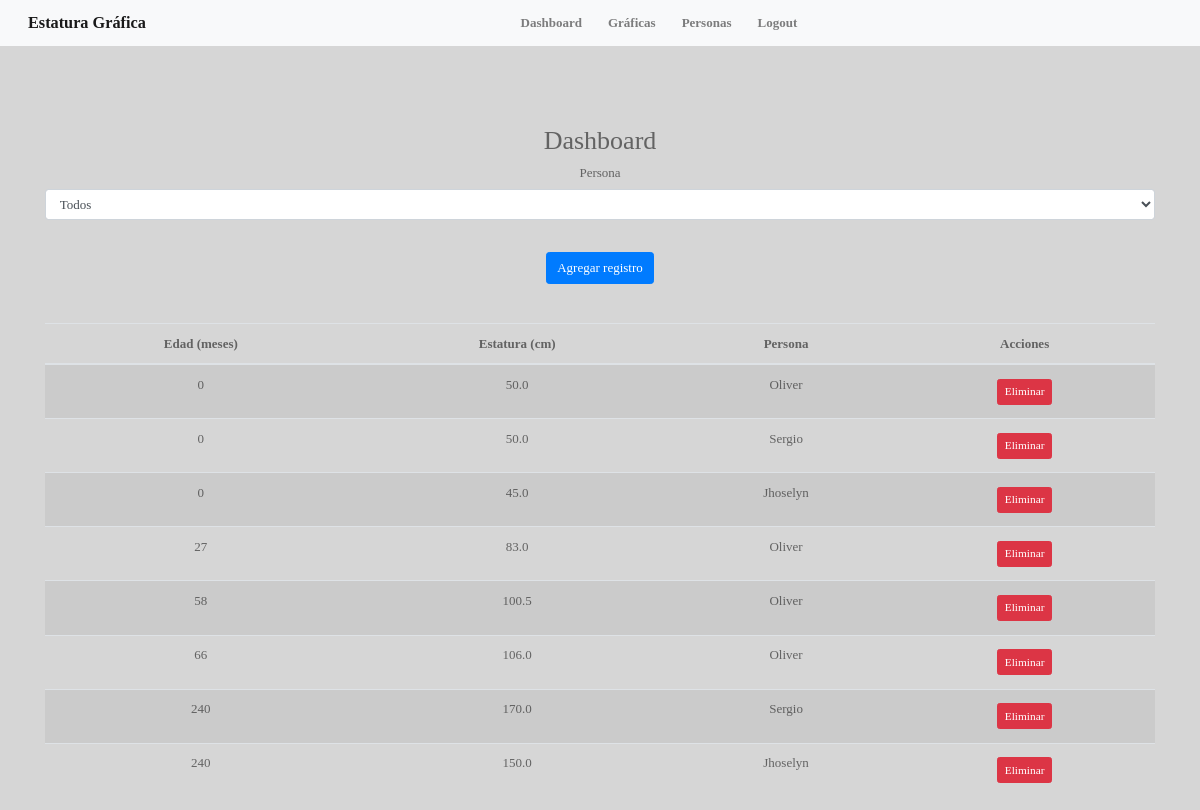
The page /dashboard (signed in) on the database its author committed.
### app.py (models this page shows)
class Record(db.Model):
    id = db.Column(db.Integer, primary_key=True)
    name = db.Column(db.String(30), nullable=False)
    height = db.Column(db.Float, nullable=False)
    month = db.Column(db.Integer, nullable=False)
    child_id = db.Column(db.Integer, db.ForeignKey('child.id'), nullable=False)

class Child(db.Model):
    id = db.Column(db.Integer, primary_key=True)
    name = db.Column(db.String(30), nullable=False)
    gender = db.Column(db.String(12), nullable=False)
    fecha_nacimiento = db.Column(db.Integer, nullable=False)
    estatura_padre = db.Column(db.Integer, nullable=False)
    estatura_madre = db.Column(db.Integer, nullable=False)
    ciudad = db.Column(db.String(30), nullable=False)
    residencia = db.Column(db.String(30), nullable=False)
    user_id = db.Column(db.Integer, db.ForeignKey('user.id'), nullable=False)
    records = db.relationship('Record', backref='child', lazy=True)

### app.py (the view)
@app.route('/dashboard')
def dashboard():
    if 'user_id' not in session:
        return redirect(url_for('login'))
    user_id = session['user_id']
    children = Child.query.filter_by(user_id=user_id).all()
    if not children:
        return render_template('dashboard.html')
    records = db.session.query(Record, Child.name).join(Child, Record.child_id == Child.id).filter(Child.user_id == user_id).order_by(Record.month.asc()).all()
    return render_template('dashboard.html', records=records, children=children)

### templates/dashboard.html (shortened to what this page needs)
{% extends "base.html" %}
{% block content %}
<div class="container mt-4">
    <h2>Dashboard</h2>
    </div>
    <form>
        <div class="form-group">
            <label for="child">Persona</label>
            <select id="child" name="child" class="form-control" onchange="filterRecords()">
                <option value="">Todos</option>
            </select><br>
        </div>
    </form>
    <div class="row mb-4">
        <div class="col">
            <a href="{{ url_for('create_record') }}" class="btn btn-primary">Agregar registro</a>
        </div>
    </div>
    {% if records %}
    <div class="row">
        <div class="col">
            <table class="table table-striped">
                <thead>
                    <tr>
                        <th>Edad (meses)</th>
                        <th>Estatura (cm)</th>
                        <th>Persona</th>
                        <th>Acciones</th>
                    </tr>
                </thead>
                <tbody>
                    {% for record, child_name in records %}
                        <tr data-child-name="{{ child_name }}">
                            <td>{{ record.month }}</td>
                            <td>{{ record.height }}</td>
                            <td>{{ child_name }}</td>
                            <td>
                                <form action="{{ url_for('delete_record', record_id=record.id) }}" method="post" style="display:inline;">
                                    <button type="submit" class="btn btn-danger btn-sm">Eliminar</button>
                                </form>
                            </td>
                        </tr>
                    {% endfor %}
                </tbody>
            </table>
        </div>
    </div>
    {% else %}
    <div class="row">
        <div class="col">
            <p>No hay registros disponibles. Comience agregando un nuevo registro.</p>
        </div>
    </div>
    {% endif %}
</div>
{% endblock %}

### templates/base.html (shortened to what this page needs)
<!DOCTYPE html>
<html lang="en">
<head>
    <link href="https://stackpath.bootstrapcdn.com/bootstrap/4.5.2/css/bootstrap.min.css" rel="stylesheet">
    <link rel="stylesheet" href="https://cdnjs.cloudflare.com/ajax/libs/font-awesome/5.15.4/css/all.min.css">
    <link rel="stylesheet" href="{{ url_for('static', filename='style.css') }}">
</head>
<body>
    <nav class="navbar navbar-expand-lg navbar-light bg-light">
        <div class="container-fluid">
            <a class="navbar-brand mx-auto" href="{{ url_for('home') }}">Estatura Gráfica</a>
            <div class="collapse navbar-collapse justify-content-center">
                <ul class="navbar-nav">
                    {% if 'user_id' in session %}
                        <li class="nav-item mx-2">
                            <a class="nav-link" href="{{ url_for('dashboard') }}">Dashboard</a>
                        </li>
                        <li class="nav-item mx-2">
                            <a class="nav-link" href="{{ url_for('charts') }}">Gráficas</a>
                        </li>
                        <li class="nav-item mx-2">
                            <a class="nav-link" href="{{ url_for('personas') }}">Personas</a>
                        </li>
                        <li class="nav-item mx-2">
                            <a class="nav-link" href="{{ url_for('logout') }}">Logout</a>
                        </li>
                    {% endif %}
                </ul>
            </div>
        </div>
    </nav>
    <div class="container mt-4">
        {% block content %}{% endblock %}
</body>
</html>

### static/style.css (style rules this page uses)
:root { --color-primario: rgb(214, 214, 214); --color-secundario: rgba(255, 255, 255, 0.04); --color-resalte: rgb(54, 27, 255); --color-texto: rgba(50, 50, 50, 0.7); --color-resalte2: rgb(129, 44, 227); }
* { margin: 0; padding: 0; box-sizing: border-box; font-family: Verdana; font-size: small; color: var(--color-texto); }
body { min-height: 100vh; background: var(--color-primario) center / cover; }
button { background-color: var(--color-resalte); border: none; color: var(--color-texto); padding: 7px 7px; text-align: center; text-decoration: none; display: inline-block; margin: 4px 2px; cursor: pointer; border-radius: 0.3rem; }
.navbar { margin-bottom: 20px; font-weight: bolder; display: flex; justify-content: center; }
.container { padding-top: 20px; text-align: center; }
.table { margin-top: 20px; }
.btn-primary { background-color: #007bff; border-color: #007bff; }

### rows shown on the page
Record: month "0", height "50.0", name "Oliver"
Record: month "0", height "50.0", name "Sergio"
Record: month "0", height "45.0", name "Jhoselyn"
Record: month "27", height "83.0", name "Oliver"
Record: month "58", height "100.5", name "Oliver"
Record: month "66", height "106.0", name "Oliver"
Record: month "240", height "170.0", name "Sergio"
Record: month "240", height "150.0", name "Jhoselyn"
